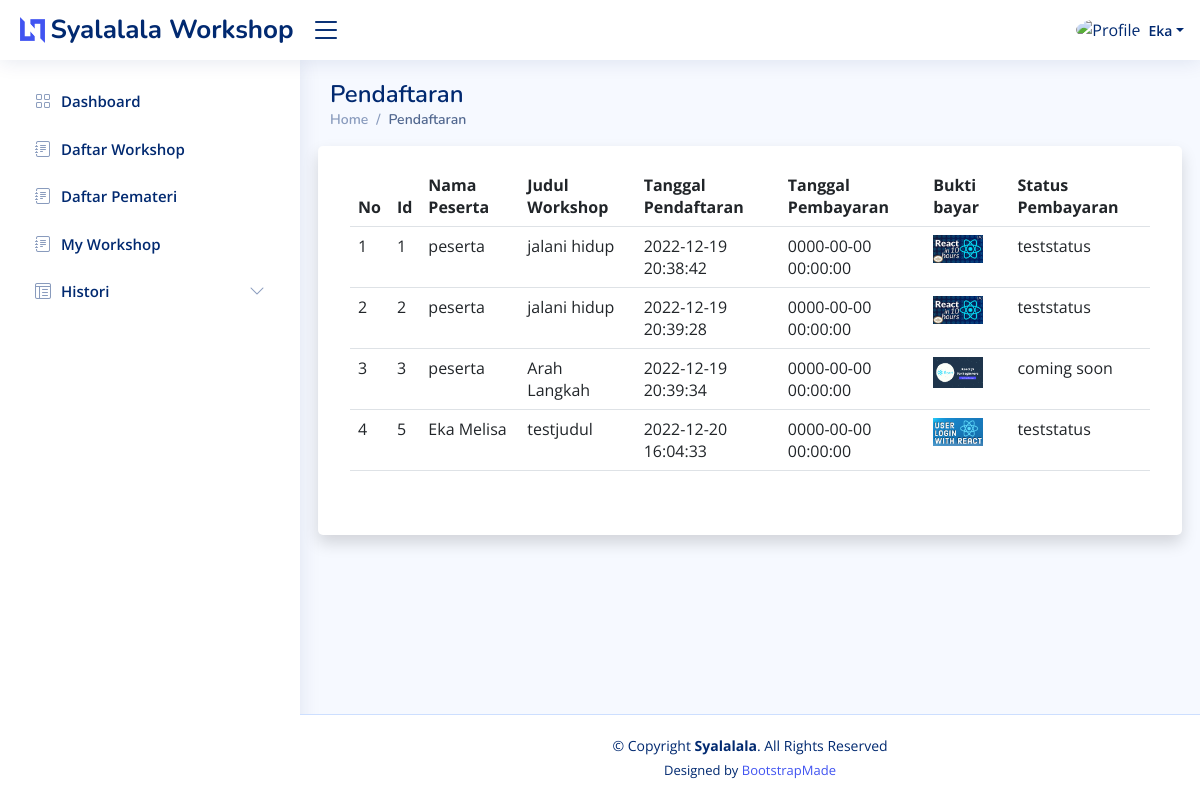
Page /data/showPendaftaran.php on the committed database.
### tables this page shows
CREATE TABLE `workshop` (
  `id_workshop` int(11) NOT NULL,
  `judul` varchar(30) DEFAULT NULL,
  `id_pemateri` int(11) DEFAULT NULL,
  `deskripsi` varchar(100) DEFAULT NULL,
  `kuota` int(11) DEFAULT NULL,
  `tgl_mulai` date DEFAULT NULL,
  `tgl_selesai` date DEFAULT NULL,
  `lama_workshop` char(10) DEFAULT NULL,
  `lokasi` varchar(30) DEFAULT NULL,
  `gambar` varchar(75) DEFAULT NULL,
  `biaya` int(11) DEFAULT NULL,
  `status` varchar(15) DEFAULT NULL
);

CREATE TABLE `pendaftaran` (
  `id_pendaftaran` int(11) NOT NULL,
  `id_users` int(11) DEFAULT NULL,
  `id_workshop` int(11) DEFAULT NULL,
  `tgl_daftar` datetime DEFAULT NULL,
  `metode_bayar` varchar(25) DEFAULT NULL,
  `tgl_bayar` datetime DEFAULT NULL,
  `bukti_bayar` varchar(75) DEFAULT NULL,
  `status_bayar` varchar(15) DEFAULT NULL
);

CREATE TABLE `users` (
  `id_users` int(11) NOT NULL,
  `email` varchar(50) NOT NULL,
  `password` varchar(225) NOT NULL,
  `nama` varchar(30) DEFAULT NULL,
  `jk_users` char(10) DEFAULT NULL,
  `tgl_lahir` date DEFAULT NULL,
  `no_wa` varchar(15) DEFAULT NULL,
  `pekerjaan` varchar(30) DEFAULT NULL,
  `instansi` varchar(30) DEFAULT NULL,
  `alamat` varchar(50) DEFAULT NULL,
  `kota` varchar(20) DEFAULT NULL,
  `gambar` varchar(75) DEFAULT NULL,
  `type` varchar(15) DEFAULT NULL
);

### main/function.php (called while the page is built, shortened)
<?php
$host = "localhost";
$user = "root";
$pass = "";
$db = "db_workshop";
$conn = mysqli_connect($host, $user, $pass, $db);
function queryShow($query)
{
  global $conn;
  $result = mysqli_query($conn, $query);
  $rows = [];
  while ($row = mysqli_fetch_assoc($result)) {
    $rows[] = $row;
  }
  return $rows;
}
function showAllPendaftaran()
{
  $show = queryShow("SELECT pendaftaran.*, workshop.*, pemateri.nama_pemateri, users.nama
                    FROM workshop, pendaftaran, pemateri, users
                    WHERE
                    workshop.id_pemateri = pemateri.id_pemateri AND
                    pendaftaran.id_users = users.id_users AND
                    workshop.id_workshop = pendaftaran.id_workshop
                    ");
  return $show;
}
?>

### data/showPendaftaran.php (the view)
<?php
require_once '../main/function.php';
require_once '../template/sidebar.php';
$show = showAllPendaftaran();
?>
<div class="pagetitle">
  <h1>Pendaftaran</h1>
  <nav>
    <ol class="breadcrumb">
      <li class="breadcrumb-item"><a href="index.html">Home</a></li>
      <li class="breadcrumb-item active">Pendaftaran</li>
    </ol>
  </nav>
</div>
<section class="section dashboard" style="margin-bottom: 70px;">
  <div class="row">
    <div class="col-lg-12">
      <div class="row">
        <div class="card shadow mb-4">
          <div class="card-body pb-5" style="margin-top: 20px;">
            <table class="table datatable" width="100%" cellspacing="0">
              <thead>
                <tr>
                  <th>No</th>
                  <th>Id</th>
                  <th>Nama Peserta</th>
                  <th>Judul Workshop</th>
                  <th>Tanggal Pendaftaran</th>
                  <th>Tanggal Pembayaran</th>
                  <th>Bukti bayar</th>
                  <th>Status Pembayaran</th>
                </tr>
              </thead>
              <tbody>
                <?php
                $number = 1;
                foreach ($show as $r) { ?>
                  <tr>
                    <td>
                      <?php
                      echo ($number++);
                      ?>
                    </td>
                    <td><?php echo $r["id_pendaftaran"] ?></td>
                    <td><?php echo $r["nama"] ?></td>
                    <td><?php echo $r["judul"] ?></td>
                    <td><?php echo $r["tgl_daftar"] ?></td>
                    <td><?php echo $r["tgl_bayar"] ?></td>
                    <td><img src="../gambar/<?php echo $r["gambar"] ?>" width="50"></td>
                    <td><?php echo $r["status"] ?></td>
                  </tr>
                <?php }; ?>
              </tbody>
            </table>
          </div>
        </div>
      </div>
    </div>
  </div>
</section>
<?php require_once '../template/footer.php';  ?>

### assets/css/style.css (style rules this page uses)
:root { scroll-behavior: smooth; }
body { font-family: "Open Sans", sans-serif; background: #f6f9ff; color: #444444; }
a { color: #4154f1; text-decoration: none; }
h1, h2, h3, h4, h5, h6 { font-family: "Nunito", sans-serif; }
.pagetitle { margin-bottom: 10px; }
.pagetitle h1 { font-size: 24px; margin-bottom: 0; font-weight: 600; color: #012970; }
.card { margin-bottom: 30px; border: none; border-radius: 5px; box-shadow: 0px 0 30px rgba(1, 41, 112, 0.1); }
.card-body { padding: 0 20px 20px 20px; }
.breadcrumb { font-size: 14px; font-family: "Nunito", sans-serif; color: #899bbd; font-weight: 600; }
.breadcrumb a { color: #899bbd; transition: 0.3s; }
.breadcrumb .breadcrumb-item::before { color: #899bbd; }
.breadcrumb .active { color: #51678f; font-weight: 600; }

### rows in the picture
workshop: pendaftaran.id_pendaftaran "1", users.nama "peserta", judul "jalani hidup", pendaftaran.tgl_daftar "2022-12-19 20:38:42", pendaftaran.tgl_bayar "0000-00-00 00:00:00", gambar (picture), status "teststatus", pendaftaran.id_pendaftaran "2", pendaftaran.tgl_daftar "2022-12-19 20:39:28"
workshop: pendaftaran.id_pendaftaran "3", users.nama "peserta", judul "Arah Langkah", pendaftaran.tgl_daftar "2022-12-19 20:39:34", pendaftaran.tgl_bayar "0000-00-00 00:00:00", gambar (picture), status "coming soon"
workshop: pendaftaran.id_pendaftaran "5", users.nama "Eka Melisa", judul "testjudul", pendaftaran.tgl_daftar "2022-12-20 16:04:33", pendaftaran.tgl_bayar "0000-00-00 00:00:00", gambar (picture), status "teststatus"

### other values in the picture
$nama "Eka"
